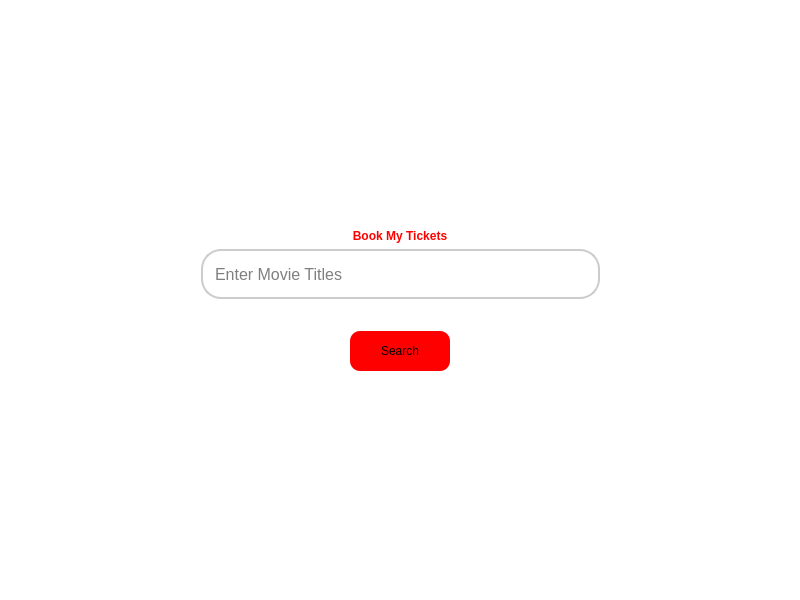
<?xml version="1.0" encoding="UTF-8"?>
<ui version="4.0">
 <class>Home</class>
 <widget class="QWidget" name="Home">
  <property name="windowModality">
   <enum>Qt::WindowModality::NonModal</enum>
  </property>
  <property name="geometry">
   <rect>
    <x>0</x>
    <y>0</y>
    <width>800</width>
    <height>600</height>
   </rect>
  </property>
  <property name="windowTitle">
   <string>Form</string>
  </property>
  <property name="styleSheet">
   <string notr="true">background-color: rgb(255, 255, 255);</string>
  </property>
  <layout class="QVBoxLayout" name="verticalLayout">
   <item>
    <spacer name="verticalSpacerTop">
     <property name="orientation">
      <enum>Qt::Orientation::Vertical</enum>
     </property>
     <property name="sizeHint" stdset="0">
      <size>
       <width>20</width>
       <height>40</height>
      </size>
     </property>
    </spacer>
   </item>
   <item>
    <widget class="QLabel" name="label">
     <property name="sizePolicy">
      <sizepolicy hsizetype="Preferred" vsizetype="Preferred">
       <horstretch>0</horstretch>
       <verstretch>0</verstretch>
      </sizepolicy>
     </property>
     <property name="styleSheet">
      <string notr="true">font: 72px &quot;MS Shell Dlg 2&quot;;
font-weight: bold;
color: rgb(255,0,0);</string>
     </property>
     <property name="text">
      <string>Book My Tickets</string>
     </property>
     <property name="alignment">
      <set>Qt::AlignmentFlag::AlignCenter</set>
     </property>
    </widget>
   </item>
   <item>
    <layout class="QHBoxLayout" name="horizontalLayout">
     <item>
      <spacer name="horizontalSpacerLeft">
       <property name="orientation">
        <enum>Qt::Orientation::Horizontal</enum>
       </property>
       <property name="sizeHint" stdset="0">
        <size>
         <width>40</width>
         <height>20</height>
        </size>
       </property>
      </spacer>
     </item>
     <item>
      <widget class="QLineEdit" name="input">
       <property name="minimumSize">
        <size>
         <width>399</width>
         <height>50</height>
        </size>
       </property>
       <property name="focusPolicy">
        <enum>Qt::FocusPolicy::ClickFocus</enum>
       </property>
       <property name="styleSheet">
        <string notr="true">QLineEdit {
                        padding: 10px;
                        font-size: 16px;
                        border: 2px solid #ccc;
                        border-radius: 20px;  
                        background-color: white;
                        color: #000000
}
QLineEdit:focus {
	border: 2px solid #ff0000;  
}</string>
       </property>
       <property name="placeholderText">
        <string>Enter Movie Titles</string>
       </property>
      </widget>
     </item>
     <item>
      <spacer name="horizontalSpacerRight">
       <property name="orientation">
        <enum>Qt::Orientation::Horizontal</enum>
       </property>
       <property name="sizeHint" stdset="0">
        <size>
         <width>40</width>
         <height>20</height>
        </size>
       </property>
      </spacer>
     </item>
    </layout>
   </item>
   <item>
    <spacer name="verticalSpacer">
     <property name="orientation">
      <enum>Qt::Orientation::Vertical</enum>
     </property>
     <property name="sizeType">
      <enum>QSizePolicy::Policy::Fixed</enum>
     </property>
     <property name="sizeHint" stdset="0">
      <size>
       <width>20</width>
       <height>26</height>
      </size>
     </property>
    </spacer>
   </item>
   <item>
    <layout class="QHBoxLayout" name="horizontalLayout_2">
     <item>
      <spacer name="horizontalSpacerLeft_2">
       <property name="orientation">
        <enum>Qt::Orientation::Horizontal</enum>
       </property>
       <property name="sizeHint" stdset="0">
        <size>
         <width>40</width>
         <height>20</height>
        </size>
       </property>
      </spacer>
     </item>
     <item>
      <widget class="QPushButton" name="search_button">
       <property name="minimumSize">
        <size>
         <width>100</width>
         <height>40</height>
        </size>
       </property>
       <property name="styleSheet">
        <string notr="true">QPushButton {
	border-radius: 10px;
	background-color: rgb(255,0,0);
	padding: 5px;
 }
QPushButton:hover {
	background-color: rgb(0,0, 0);
	border-radius: 10px;
}</string>
       </property>
       <property name="text">
        <string>Search</string>
       </property>
       <property name="icon">
        <iconset theme="QIcon::ThemeIcon::EditFind"/>
       </property>
      </widget>
     </item>
     <item>
      <spacer name="horizontalSpacerRight_2">
       <property name="orientation">
        <enum>Qt::Orientation::Horizontal</enum>
       </property>
       <property name="sizeHint" stdset="0">
        <size>
         <width>40</width>
         <height>20</height>
        </size>
       </property>
      </spacer>
     </item>
    </layout>
   </item>
   <item>
    <spacer name="verticalSpacerBottom">
     <property name="orientation">
      <enum>Qt::Orientation::Vertical</enum>
     </property>
     <property name="sizeHint" stdset="0">
      <size>
       <width>20</width>
       <height>30</height>
      </size>
     </property>
    </spacer>
   </item>
  </layout>
 </widget>
 <resources/>
 <connections/>
</ui>
